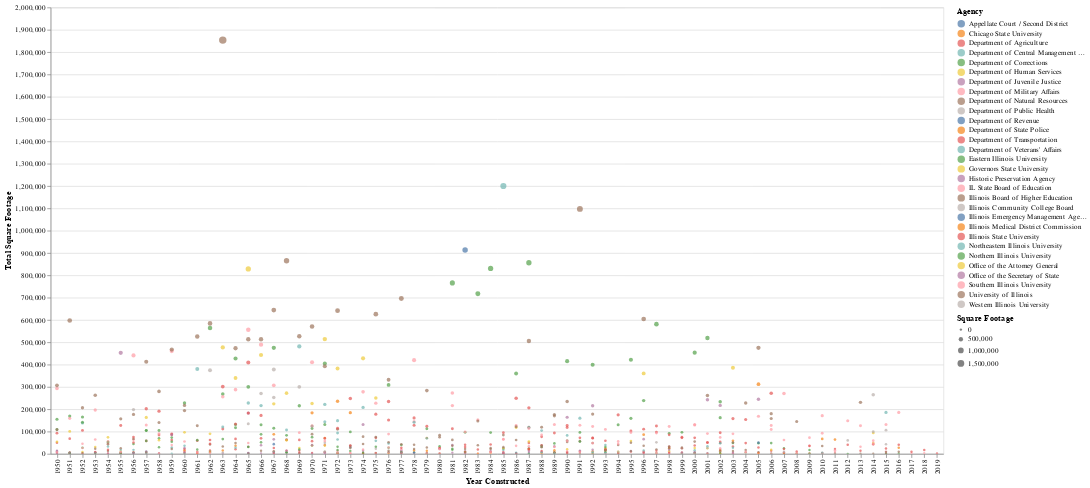

This figure's notebook cell:
### Code cell
scatter

### Figure 1 — Vega-Lite specification as saved in the notebook (floating-point values rounded to 4 significant figures; data arrays with more than 128 entries replaced by an {"elided": "..."} marker saying what was removed)
{"config": {"view": {"continuousWidth": 300, "continuousHeight": 300}}, "data": {"name": "data-774eb85515c29913510dcc60390ec82e"}, "mark": {"type": "circle", "size": 60}, "encoding": {"color": {"field": "Agency Name", "title": "Agency", "type": "nominal"}, "size": {"field": "Square Footage", "scale": {"range": [10, 100]}, "title": "Square Footage", "type": "quantitative"}, "tooltip": [{"field": "Agency Name", "type": "nominal"}, {"field": "Year Constructed", "type": "quantitative"}, {"field": "Square Footage", "type": "quantitative"}], "x": {"field": "Year Constructed", "title": "Year Constructed", "type": "ordinal"}, "y": {"field": "Square Footage", "title": "Total Square Footage", "type": "quantitative"}}, "height": 600, "params": [{"name": "param_2", "select": {"type": "interval", "encodings": ["x", "y"]}, "bind": "scales"}], "width": 1200, "$schema": "https://vega.github.io/schema/vega-lite/v5.20.1.json", "datasets": {"data-774eb85515c29913510dcc60390ec82e": {"elided": "786 records"}}}
